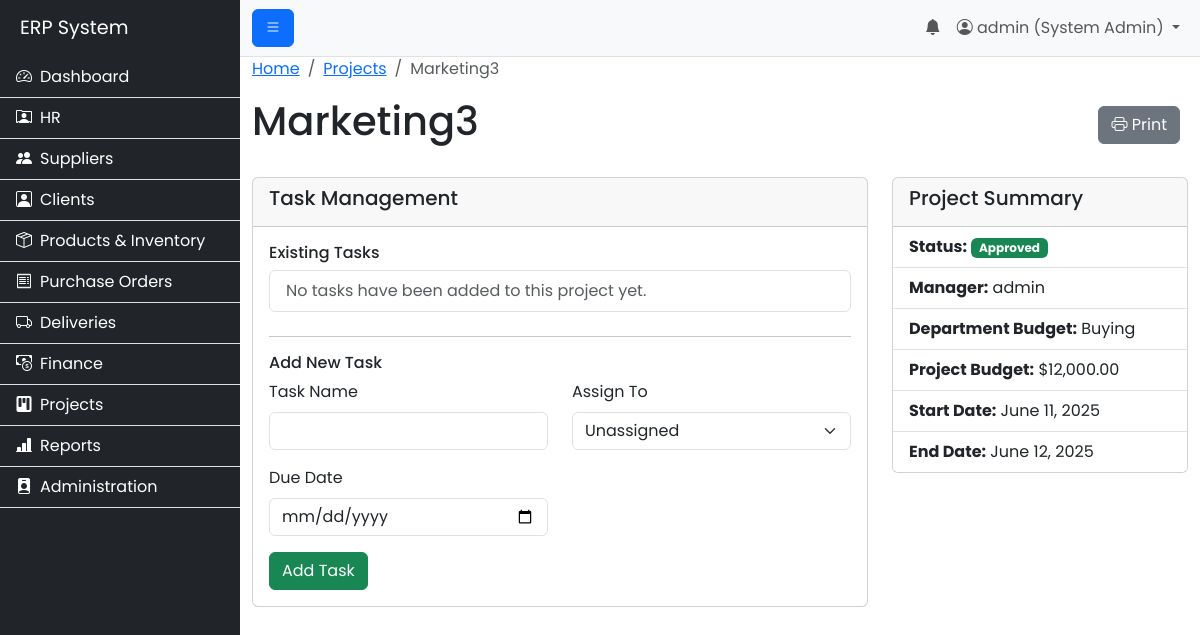
Page /modules/projects/view_project_details.php?id=10 (signed in) on the committed database.
### tables this page shows
CREATE TABLE `projects` (
  `id` int(11) NOT NULL,
  `project_name` varchar(255) NOT NULL,
  `description` text DEFAULT NULL,
  `start_date` date NOT NULL,
  `end_date` date DEFAULT NULL,
  `project_budget` decimal(12,2) DEFAULT NULL,
  `budget_id` int(11) DEFAULT NULL COMMENT 'Link to a specific budget',
  `manager_id` int(11) DEFAULT NULL COMMENT 'Which user is the project manager',
  `client_id` int(11) DEFAULT NULL,
  `status` varchar(50) NOT NULL DEFAULT 'Pending Approval',
  `created_at` timestamp NOT NULL DEFAULT current_timestamp()
);

CREATE TABLE `users` (
  `id` int(11) NOT NULL,
  `username` varchar(100) NOT NULL,
  `password` varchar(255) NOT NULL,
  `email` varchar(255) NOT NULL,
  `role_id` int(11) NOT NULL,
  `is_active` tinyint(1) NOT NULL DEFAULT 1,
  `department_id` int(11) DEFAULT NULL,
  `created_at` timestamp NOT NULL DEFAULT current_timestamp()
);

CREATE TABLE `budgets` (
  `id` int(11) NOT NULL,
  `budget_name` varchar(255) NOT NULL,
  `department_id` int(11) NOT NULL,
  `allocated_amount` decimal(12,2) NOT NULL,
  `start_date` date NOT NULL,
  `end_date` date NOT NULL,
  `created_at` timestamp NOT NULL DEFAULT current_timestamp()
);

### includes/permissions.php (called while the page is built, shortened)
<?php
function has_permission($required_permissions) {
    if ($_SESSION['role_name'] == 'System Admin') {
        return true;
    }
    return false;
}
?>

### modules/projects/view_project_details.php (the view, shortened to what this page needs)
<?php
include('../../includes/header.php');
$project_id = $_GET['id'];
$conn = connect_db();
$sql_project = "SELECT p.*, u.username as manager_name, b.budget_name FROM projects p LEFT JOIN users u ON p.manager_id = u.id LEFT JOIN budgets b ON p.budget_id = b.id WHERE p.id = ?";
$stmt_project = $conn->prepare($sql_project);
$stmt_project->bind_param("i", $project_id);
$stmt_project->execute();
$project = $stmt_project->get_result()->fetch_assoc();
$sql_tasks = "SELECT t.*, u.username as assigned_to_name FROM project_tasks t LEFT JOIN users u ON t.assigned_to_user_id = u.id WHERE t.project_id = ? ORDER BY FIELD(t.status, 'To Do', 'In Progress', 'Blocked', 'Done'), t.due_date ASC";
$stmt_tasks = $conn->prepare($sql_tasks);
$stmt_tasks->bind_param("i", $project_id);
$stmt_tasks->execute();
$tasks_result = $stmt_tasks->get_result();
$task_statuses = ['To Do', 'In Progress', 'Done', 'Blocked'];
?>
<nav aria-label="breadcrumb">
  <ol class="breadcrumb">
    <li class="breadcrumb-item"><a href="/erp_project/index.php">Home</a></li>
    <li class="breadcrumb-item"><a href="view_projects.php">Projects</a></li>
    <li class="breadcrumb-item active" aria-current="page"><?php echo htmlspecialchars($project['project_name']); ?></li>
  </ol>
</nav>
<div class="d-flex justify-content-between align-items-center mb-4">
    <h1><?php echo htmlspecialchars($project['project_name']); ?></h1>
    <div class="btn-toolbar">
        <div class="btn-group me-2">
            <a href="print_project.php?id=<?php echo $project['id']; ?>" target="_blank" class="btn btn-secondary"><i class="bi bi-printer"></i> Print</a>
        </div>
    </div>
</div>
<div class="row">
    <div class="col-lg-8">
        <div class="card">
            <div class="card-header"><h5>Task Management</h5></div>
            <div class="card-body">
                <h6>Existing Tasks</h6>
                <ul class="list-group mb-4">
                    <?php if ($tasks_result->num_rows > 0): ?>
                        <?php while($task = $tasks_result->fetch_assoc()):
                            $is_assigned_user = ($task['assigned_to_user_id'] == $_SESSION['user_id']);
                            $can_update_task = has_permission('project_full_access') || $is_assigned_user;
                        ?>
                            <li class="list-group-item d-flex justify-content-between align-items-center">
                                <div>
                                    <?php echo htmlspecialchars($task['task_name']); ?>
                                    <div class="small text-muted">
                                        Due: <?php echo $task['due_date'] ? date("d M Y", strtotime($task['due_date'])) : 'N/A'; ?> |
                                        Assigned to: <?php echo htmlspecialchars($task['assigned_to_name'] ?? 'Unassigned'); ?>
                                    </div>
                                </div>
                                <div>
                                    <?php if ($can_update_task): ?>
                                        <select class="form-select form-select-sm task-status-select" data-task-id="<?php echo $task['id']; ?>">
                                            <?php foreach($task_statuses as $status):
                                                $selected = ($status == $task['status']) ? 'selected' : '';
                                            ?>
                                                <option value="<?php echo $status; ?>" <?php echo $selected; ?>><?php echo $status; ?></option>
                                            <?php endforeach; ?>
                                        </select>
                                    <?php else: ?>
                                        <span class="badge bg-primary"><?php echo htmlspecialchars($task['status']); ?></span>
                                    <?php endif; ?>
                                </div>
                            </li>
                        <?php endwhile; ?>
                    <?php else: ?>
                        <li class="list-group-item text-muted">No tasks have been added to this project yet.</li>
                    <?php endif; ?>
                </ul>
                <hr>
                <?php if(has_permission('project_full_access') || has_permission('project_create')): ?>
                <h6>Add New Task</h6>
                <form action="handle_add_task.php" method="POST">
                    <div class="row">
                        <div class="col-md-6 mb-3"><label for="task_name" class="form-label">Task Name</label><input type="text" class="form-control" name="task_name" required></div>
                        <div class="col-md-6 mb-3"><label for="assigned_to_user_id" class="form-label">Assign To</label><select class="form-select" name="assigned_to_user_id"><option value="">Unassigned</option></select></div>
                    </div>
                     <div class="row"><div class="col-md-6 mb-3"><label for="due_date" class="form-label">Due Date</label><input type="date" class="form-control" name="due_date"></div></div>
                    <button type="submit" class="btn btn-success">Add Task</button>
                </form>
                <?php endif; ?>
            </div>
        </div>
    </div>
    <div class="col-lg-4">
        <div class="card">
            <div class="card-header"><h5>Project Summary</h5></div>
            <ul class="list-group list-group-flush">
                <li class="list-group-item"><strong>Status:</strong>
                <?php
                    $status = htmlspecialchars($project['status']);
                    $badge_class = 'bg-secondary';
                    if ($status == 'Approved' || $status == 'In Progress') $badge_class = 'bg-success';
                    echo '<span class="badge ' . $badge_class . '">' . $status . '</span>';
                ?>
                </li>
                <li class="list-group-item"><strong>Manager:</strong> <?php echo htmlspecialchars($project['manager_name'] ?? 'N/A'); ?></li>
                <li class="list-group-item"><strong>Department Budget:</strong> <?php echo htmlspecialchars($project['budget_name'] ?? 'N/A'); ?></li>
                <li class="list-group-item"><strong>Project Budget:</strong> $<?php echo $project['project_budget'] ? number_format($project['project_budget'], 2) : 'N/A'; ?></li>
                <li class="list-group-item"><strong>Start Date:</strong> <?php echo date("F j, Y", strtotime($project['start_date'])); ?></li>
                <li class="list-group-item"><strong>End Date:</strong> <?php echo $project['end_date'] ? date("F j, Y", strtotime($project['end_date'])) : 'Ongoing'; ?></li>
            </ul>
        </div>
    </div>
</div>
<?php
include('../../includes/footer.php');
?>

### assets/css/style.css (style rules this page uses)
body { font-family: 'Poppins', sans-serif; }

### rows in the picture
projects: project_name "Marketing3", status "Approved", manager.username "admin", budget.budget_name "Buying", project_budget "12,000.00", start_date "June 11, 2025", end_date "June 12, 2025"

### other values in the picture
$_SESSION['username'] "admin"
$_SESSION['role_name'] "System Admin"
